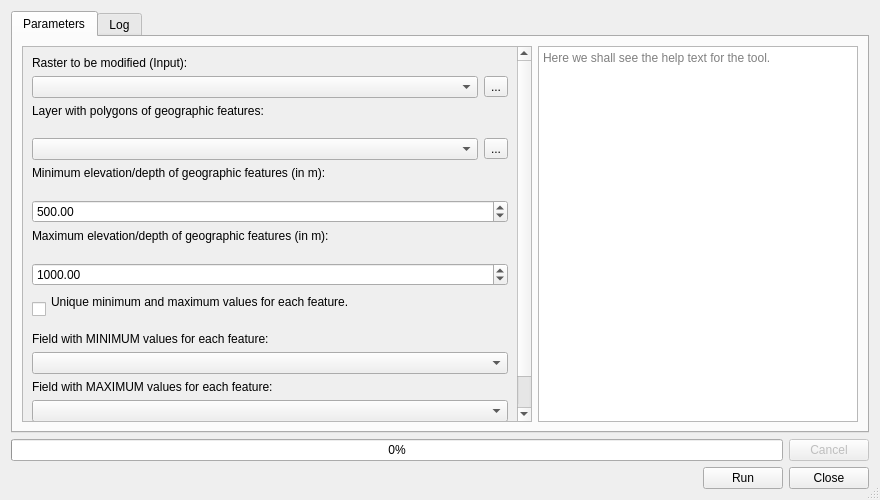
<?xml version="1.0" encoding="UTF-8"?>
<ui version="4.0">
    <class>PaleocoastlinesDialogBase</class>
    <widget class="QDialog" name="PaleocoastlinesDialogBase">
        <property name="geometry">
            <rect>
                <x>0</x>
                <y>0</y>
                <width>880</width>
                <height>500</height>
            </rect>
        </property>
        <property name="sizePolicy">
            <sizepolicy hsizetype="MinimumExpanding" vsizetype="MinimumExpanding">
                <horstretch>0</horstretch>
                <verstretch>0</verstretch>
            </sizepolicy>
        </property>
        <property name="minimumSize">
            <size>
                <width>400</width>
                <height>200</height>
            </size>
        </property>
        <property name="windowTitle">
            <string>Paleogeography - Paleoshorelines and smoothing</string>
        </property>
        <property name="autoFillBackground">
            <bool>true</bool>
        </property>
        <property name="sizeGripEnabled">
            <bool>true</bool>
        </property>
        <property name="modal">
            <bool>false</bool>
        </property>
        <layout class="QGridLayout" name="gridLayout">
            <item row="0" column="0">
                <widget class="QTabWidget" name="Tabs">
                    <property name="sizePolicy">
                        <sizepolicy hsizetype="Expanding" vsizetype="Expanding">
                            <horstretch>0</horstretch>
                            <verstretch>0</verstretch>
                        </sizepolicy>
                    </property>
                    <property name="tabPosition">
                        <enum>QTabWidget::North</enum>
                    </property>
                    <property name="tabShape">
                        <enum>QTabWidget::Rounded</enum>
                    </property>
                    <property name="currentIndex">
                        <number>0</number>
                    </property>
                    <property name="usesScrollButtons">
                        <bool>false</bool>
                    </property>
                    <widget class="QWidget" name="tab">
                        <attribute name="title">
                            <string>Parameters</string>
                        </attribute>
                        <layout class="QHBoxLayout" name="horizontalLayout">
                            <item>
                                <widget class="QScrollArea" name="scrollArea">
                                    <property name="widgetResizable">
                                        <bool>true</bool>
                                    </property>
                                    <widget class="QWidget" name="scrollAreaWidgetContents">
                                        <property name="geometry">
                                            <rect>
                                                <x>0</x>
                                                <y>-74</y>
                                                <width>498</width>
                                                <height>437</height>
                                            </rect>
                                        </property>
                                        <layout class="QVBoxLayout" name="verticalLayout_4">
                                            <item>
                                                <layout class="QVBoxLayout" name="verticalLayout">
                                                    <item>
                                                        <widget class="QLabel" name="label">
                                                            <property name="text">
                                                                <string>Raster to be modified (Input):</string>
                                                            </property>
                                                        </widget>
                                                    </item>
                                                    <item>
                                                        <layout class="QHBoxLayout" name="horizontalLayout_2">
                                                            <item>
                                                                <widget class="QgsMapLayerComboBox" name="baseTopoBox"/>
                                                            </item>
                                                            <item>
                                                                <widget class="QToolButton" name="selectTopoBaseButton">
                                                                    <property name="text">
                                                                        <string>...</string>
                                                                    </property>
                                                                </widget>
                                                            </item>
                                                        </layout>
                                                    </item>
                                                </layout>
                                            </item>
                                            <item>
                                                <layout class="QVBoxLayout" name="verticalLayout_2">
                                                    <item>
                                                        <widget class="QLabel" name="label_2">
                                                            <property name="text">
                                                                <string>Layer with polygons of geographic features:
                                                                </string>
                                                            </property>
                                                        </widget>
                                                    </item>
                                                    <item>
                                                        <layout class="QHBoxLayout" name="horizontalLayout_3">
                                                            <item>
                                                                <widget class="QgsMapLayerComboBox" name="masksBox"/>
                                                            </item>
                                                            <item>
                                                                <widget class="QToolButton" name="selectMasksButton">
                                                                    <property name="text">
                                                                        <string>...</string>
                                                                    </property>
                                                                </widget>
                                                            </item>
                                                        </layout>
                                                    </item>
                                                </layout>
                                            </item>
                                            <item>
                                                <widget class="QLabel" name="label_4">
                                                    <property name="text">
                                                        <string>Minimum elevation/depth of geographic features (in m):
                                                        </string>
                                                    </property>
                                                </widget>
                                            </item>
                                            <item>
                                                <widget class="QDoubleSpinBox" name="minElevSpinBox">
                                                    <property name="minimum">
                                                        <double>0.000000000000000</double>
                                                    </property>
                                                    <property name="maximum">
                                                        <double>10000.000000000000000</double>
                                                    </property>
                                                    <property name="value">
                                                        <double>500.000000000000000</double>
                                                    </property>
                                                </widget>
                                            </item>
                                            <item>
                                                <widget class="QLabel" name="label_3">
                                                    <property name="text">
                                                        <string>Maximum elevation/depth of geographic features (in m):
                                                        </string>
                                                    </property>
                                                </widget>
                                            </item>
                                            <item>
                                                <widget class="QDoubleSpinBox" name="maxElevSpinBox">
                                                    <property name="minimum">
                                                        <double>0.000000000000000</double>
                                                    </property>
                                                    <property name="maximum">
                                                        <double>10000.000000000000000</double>
                                                    </property>
                                                    <property name="value">
                                                        <double>1000.000000000000000</double>
                                                    </property>
                                                </widget>
                                            </item>
                                            <item>
                                                <widget class="QCheckBox" name="checkBox">
                                                    <property name="text">
                                                        <string>Unique minimum and maximum values for each feature.
                                                        </string>
                                                    </property>
                                                </widget>
                                            </item>
                                            <item>
                                                <widget class="QLabel" name="label_5">
                                                    <property name="text">
                                                        <string>Field with MINIMUM values for each feature:</string>
                                                    </property>
                                                </widget>
                                            </item>
                                            <item>
                                                <widget class="QgsFieldComboBox" name="mFieldComboBox"/>
                                            </item>
                                            <item>
                                                <widget class="QLabel" name="label_6">
                                                    <property name="text">
                                                        <string>Field with MAXIMUM values for each feature:</string>
                                                    </property>
                                                </widget>
                                            </item>
                                            <item>
                                                <widget class="QgsFieldComboBox" name="mFieldComboBox_2"/>
                                            </item>
                                            <item>
                                                <layout class="QVBoxLayout" name="verticalLayout_3">
                                                    <item>
                                                        <widget class="QLabel" name="outputLabel">
                                                            <property name="text">
                                                                <string>Output file path:</string>
                                                            </property>
                                                        </widget>
                                                    </item>
                                                    <item>
                                                        <widget class="QgsFileWidget" name="outputPath"/>
                                                    </item>
                                                </layout>
                                            </item>
                                            <item>
                                                <spacer name="verticalSpacer">
                                                    <property name="orientation">
                                                        <enum>Qt::Vertical</enum>
                                                    </property>
                                                    <property name="sizeHint" stdset="0">
                                                        <size>
                                                            <width>20</width>
                                                            <height>40</height>
                                                        </size>
                                                    </property>
                                                </spacer>
                                            </item>
                                        </layout>
                                    </widget>
                                </widget>
                            </item>
                            <item>
                                <widget class="QTextBrowser" name="helpBox">
                                    <property name="maximumSize">
                                        <size>
                                            <width>320</width>
                                            <height>16777215</height>
                                        </size>
                                    </property>
                                    <property name="placeholderText">
                                        <string>Here we shall see the help text for the tool.</string>
                                    </property>
                                </widget>
                            </item>
                        </layout>
                    </widget>
                    <widget class="QWidget" name="tab_2">
                        <attribute name="title">
                            <string>Log</string>
                        </attribute>
                        <layout class="QGridLayout" name="gridLayout_11">
                            <item row="0" column="0">
                                <widget class="QTextBrowser" name="logText">
                                    <property name="autoFormatting">
                                        <set>QTextEdit::AutoAll</set>
                                    </property>
                                    <property name="textInteractionFlags">
                                        <set>
                                            Qt::LinksAccessibleByKeyboard|Qt::LinksAccessibleByMouse|Qt::TextBrowserInteraction|Qt::TextSelectableByKeyboard|Qt::TextSelectableByMouse
                                        </set>
                                    </property>
                                    <property name="openExternalLinks">
                                        <bool>true</bool>
                                    </property>
                                </widget>
                            </item>
                        </layout>
                    </widget>
                </widget>
            </item>
            <item row="1" column="0">
                <layout class="QHBoxLayout" name="horizontalLayout_10">
                    <item>
                        <widget class="QProgressBar" name="progressBar">
                            <property name="value">
                                <number>0</number>
                            </property>
                        </widget>
                    </item>
                    <item>
                        <widget class="QPushButton" name="cancelButton">
                            <property name="enabled">
                                <bool>false</bool>
                            </property>
                            <property name="sizePolicy">
                                <sizepolicy hsizetype="Fixed" vsizetype="Fixed">
                                    <horstretch>0</horstretch>
                                    <verstretch>0</verstretch>
                                </sizepolicy>
                            </property>
                            <property name="text">
                                <string>Cancel</string>
                            </property>
                        </widget>
                    </item>
                </layout>
            </item>
            <item row="2" column="0">
                <layout class="QHBoxLayout" name="horizontalLayout_9">
                    <item>
                        <layout class="QHBoxLayout" name="horizontalLayout_8">
                            <item>
                                <widget class="QLabel" name="warningLabel">
                                    <property name="text">
                                        <string/>
                                    </property>
                                    <property name="wordWrap">
                                        <bool>true</bool>
                                    </property>
                                </widget>
                            </item>
                            <item>
                                <widget class="QPushButton" name="runButton">
                                    <property name="sizePolicy">
                                        <sizepolicy hsizetype="Fixed" vsizetype="Fixed">
                                            <horstretch>0</horstretch>
                                            <verstretch>0</verstretch>
                                        </sizepolicy>
                                    </property>
                                    <property name="text">
                                        <string>Run</string>
                                    </property>
                                </widget>
                            </item>
                            <item>
                                <widget class="QPushButton" name="closeButton">
                                    <property name="sizePolicy">
                                        <sizepolicy hsizetype="Fixed" vsizetype="Fixed">
                                            <horstretch>0</horstretch>
                                            <verstretch>0</verstretch>
                                        </sizepolicy>
                                    </property>
                                    <property name="text">
                                        <string>Close</string>
                                    </property>
                                </widget>
                            </item>
                        </layout>
                    </item>
                </layout>
            </item>
        </layout>
    </widget>
    <customwidgets>
        <customwidget>
            <class>QgsFieldComboBox</class>
            <extends>QComboBox</extends>
            <header>qgsfieldcombobox.h</header>
        </customwidget>
        <customwidget>
            <class>QgsFileWidget</class>
            <extends>QWidget</extends>
            <header>qgsfilewidget.h</header>
        </customwidget>
        <customwidget>
            <class>QgsMapLayerComboBox</class>
            <extends>QComboBox</extends>
            <header>qgsmaplayercombobox.h</header>
        </customwidget>
    </customwidgets>
    <tabstops>
        <tabstop>runButton</tabstop>
        <tabstop>Tabs</tabstop>
        <tabstop>helpBox</tabstop>
        <tabstop>closeButton</tabstop>
        <tabstop>cancelButton</tabstop>
    </tabstops>
    <resources/>
    <connections>
        <connection>
            <sender>closeButton</sender>
            <signal>clicked()</signal>
            <receiver>PaleocoastlinesDialogBase</receiver>
            <slot>hide()</slot>
            <hints>
                <hint type="sourcelabel">
                    <x>648</x>
                    <y>406</y>
                </hint>
                <hint type="destinationlabel">
                    <x>348</x>
                    <y>214</y>
                </hint>
            </hints>
        </connection>
    </connections>
</ui>
